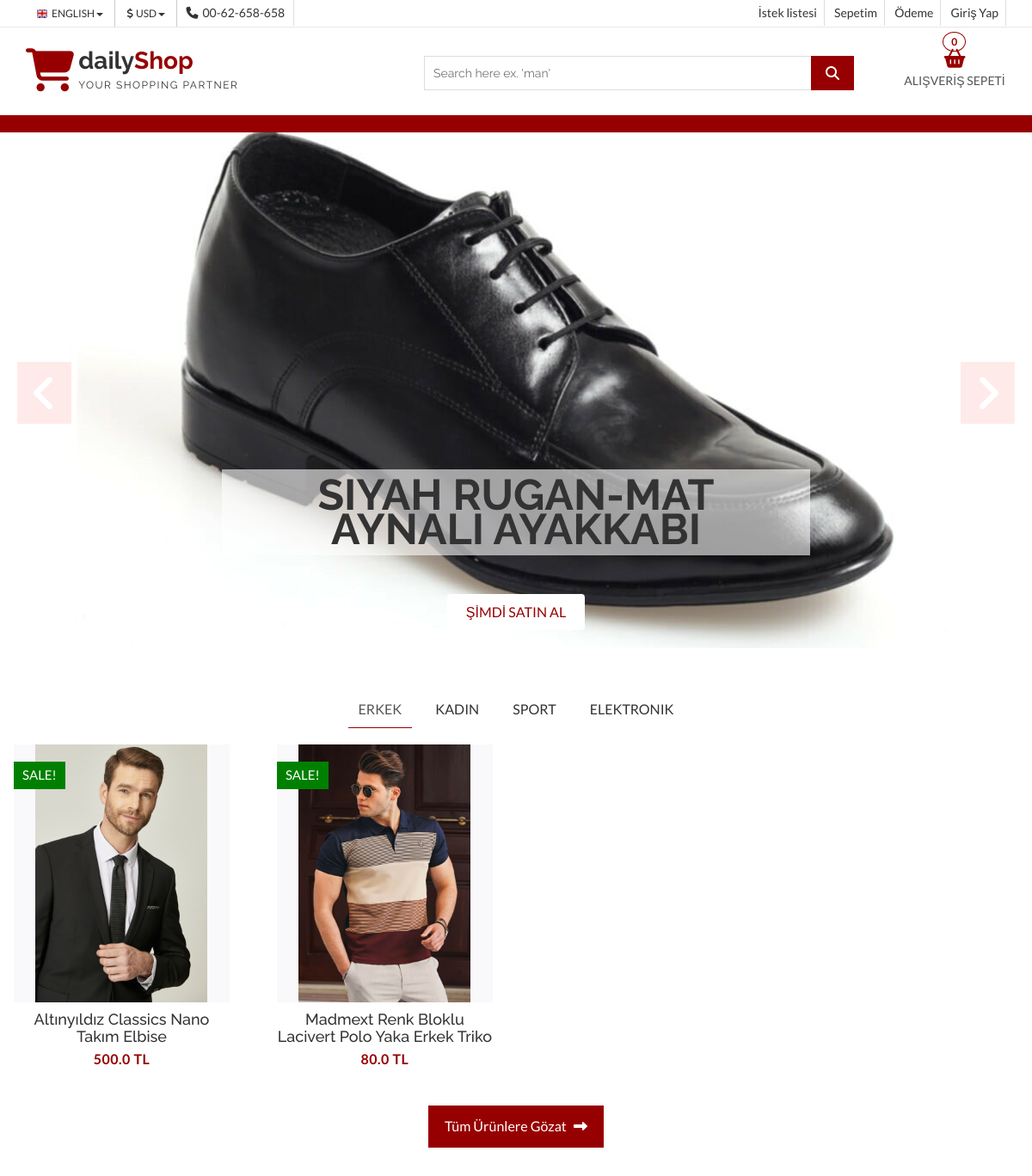
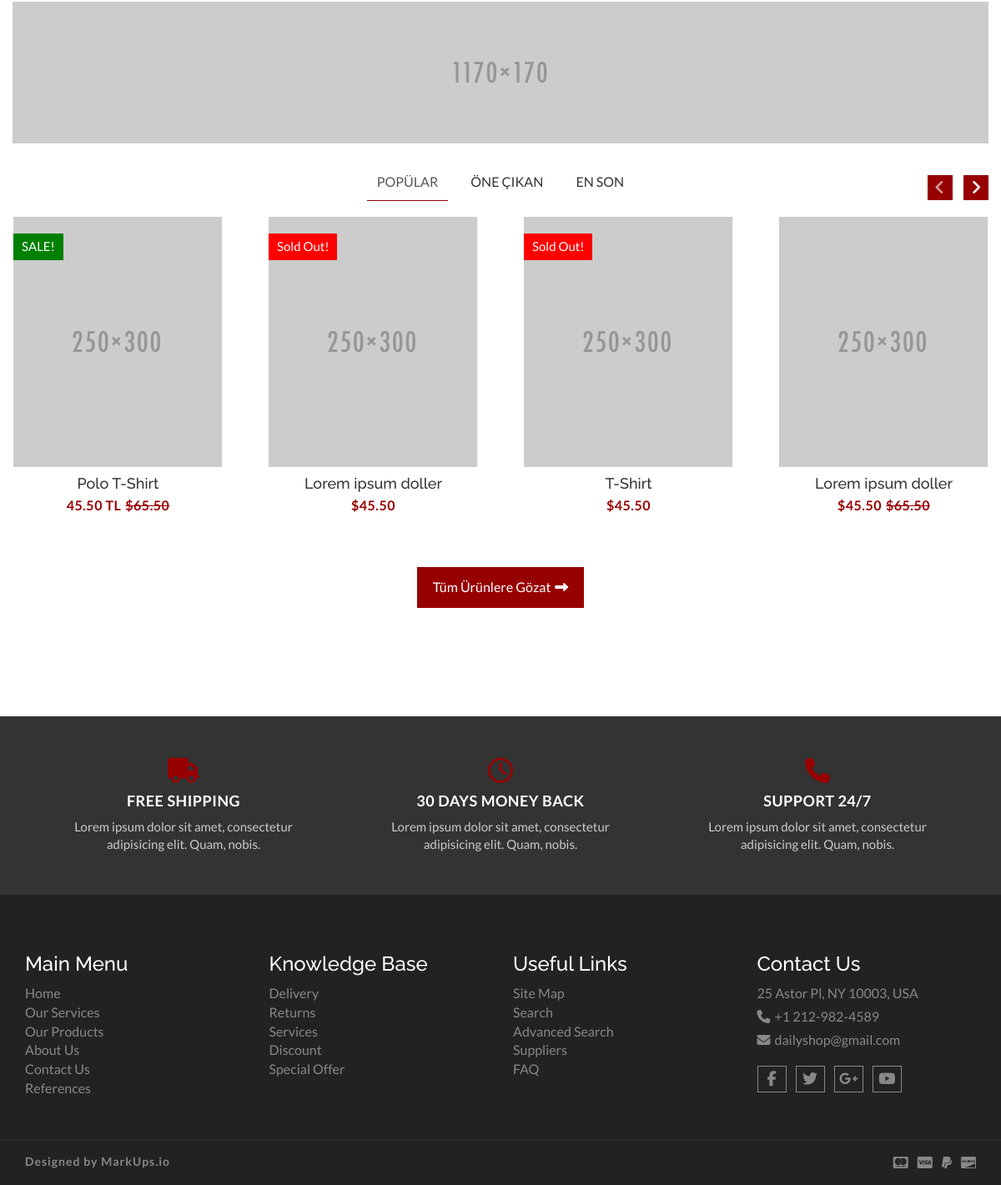
The page / on the database its author committed (2 pictures, top to bottom).
### product/models.py (models this page shows, shortened)
class Product(models.Model):
    STATUS = (
        ('True','Evet'),
        ('False','Hayır'),
    )
    category = models.ForeignKey(Category,on_delete=models.CASCADE)
    title = CharField(max_length=200)
    keywords = CharField(blank = True,max_length=255)
    description = CharField(blank = True,max_length=255)
    image = ImageField(blank = True,upload_to = "images/")
    price = FloatField()
    amount = IntegerField()
    detail = RichTextUploadingField()
    status = CharField(max_length=10,choices=STATUS)
    slug = AutoSlugField(populate_from='title')
    created_at = DateTimeField(auto_now_add=True)
    update_at = DateTimeField(auto_now=True)
    def image_tag(self):
        try:
            return mark_safe(f'<img src="{self.image.url}" alt="image"  height = "50"')
        except Exception:
            return mark_safe(f'<img alt="image field is blank"')
    image_tag.short_description = "Image"

### home/views.py (the view)
# urls.py: path('', views.index, name="index"),
def index(request):
    context = SettingsFunc(request)
    manCategory = Category.objects.get(title = "Erkek")
    womenCategory = Category.objects.get(title = "Kadın")
    sportsCategory = Category.objects.get(title = "Spor")
    electronicCategory = Category.objects.get(title = "Elektronik")
    images = Images.objects.all()
    context['images'] = images
    context['manCategory'] = manCategory
    context['womenCategory'] = womenCategory
    context['sportsProducts'] = PullProducts(sportsCategory)[:4]
    context['sportsCategory'] = sportsCategory
    context['electronicCategory'] = electronicCategory
    context['electronicProducts'] = PullProducts(electronicCategory)[:4]
    context['manProducts'] = PullProducts(manCategory)[:4]
    context['womenProducts'] = PullProducts(womenCategory)[:4]
    context['slideritems'] = Product.objects.order_by('?')[:4]
    return render(request,'index.html',context)

### home/views.py (called while the page is built, shortened)
def SettingsFunc(request):
    setting = Setting.objects.get(pk=1)
    category = Category.objects.all()
    context = {
        'setting' : setting,
        'category':category
    }
    items,total = CookieCart(request)
    context['cart'] = items
    context['total'] = total
    context['CartItemCount'] = len(context['cart'])
    wishList = None
    if request.user.is_authenticated:
        customer = UserProfile.objects.get(user_id=request.user.id)
        wishList = Wishlist.objects.filter(customer_id=customer.id)
        context['wishList'] = [x.product for x in wishList]
    return context

def CookieCart(request):
    items = []
    total = 0
    if request.user.is_authenticated:
        customer = UserProfile.objects.get(user_id=request.user.id)
        items = ShopCart.objects.filter(customer_id= customer.id)
        total = sum([x.amount for x in items])
    else:
        try:
            cart = json.loads(request.COOKIES['cart'])
        except:
            cart = {}
    return items, total

def PullProducts(category):
    Mycategor = [cate for cate in Category.objects.all() if str(category) in str(cate)]
    productslist = []
    for idm in Mycategor:
        try:
            for index in Product.objects.filter(category_id = idm.id):
                productslist.append(index)
        except Exception as e:
            print(e)
    return productslist

### product/models.py (called while the page is built)
    def __str__(self):
        full_path = [self.title]
        k = self.parent
        while k is not None:
            full_path.append(k.title)
            k = k.parent
        return '  --> '.join(full_path[::-1])

### home/templates/index.html (shortened to what this page needs)
{% extends 'homebase.html' %}
{% block slider %} {% include 'slider.html' %} {% endblock slider %}
{% block content %} {% include 'content.html' %}
{% endblock content %}
{% block footer %} {% include 'footer.html' %} {% endblock footer %}

### home/templates/slider.html (shortened to what this page needs)
{% load static %}
{% block slider %}
<section id="aa-slider" style="margin-bottom: 5rem;">
    <div class="aa-slider-area">
        <div id="sequence" class="seq">
            <div class="seq-screen">
                <ul class="seq-canvas">
                    {% for slideritem in slideritems %}
                    <li>
                        <div class="seq-model">
                            <img data-seq src="{{slideritem.image.url}}" alt="Men slide img"/>
                        </div>
                        <div class="seq-title" style="top: 62%;">
                            <h2 data-seq>{{slideritem.title}}</h2>
                            <a data-seq href="/product/{{slideritem.id}}/{{slideritem.slug}}" class="aa-shop-now-btn aa-secondary-btn">ŞİMDİ SATIN AL</a>
                        </div>
                    </li>
                    {% endfor %}
                </ul>
            </div>
            <fieldset class="seq-nav" aria-controls="sequence" aria-label="Slider buttons">
                <a type="button" class="seq-prev" aria-label="Previous"><span class="fa fa-angle-left"></span></a>
                <a type="button" class="seq-next" aria-label="Next"><span class="fa fa-angle-right"></span></a>
            </fieldset>
        </div>
    </div>
</section>
{% endblock slider %}

### home/templates/content/Products.html (shortened to what this page needs)
{% load static %}
<section id="aa-product">
    <div class="container">
        <div class="row">
            <div class="col-md-12">
                <div class="row">
                    <div class="aa-product-area">
                        <div class="aa-product-inner">
                            <ul class="nav nav-tabs aa-products-tab">
                                <li class="active"><a href="#men" data-toggle="tab">Erkek</a></li>
                                <li><a href="#women" data-toggle="tab">Kadın</a></li>
                                <li><a href="#sports" data-toggle="tab">Sport</a></li>
                                <li><a href="#electronics" data-toggle="tab">Elektronik</a></li>
                            </ul>
                            <div class="tab-content">
                                <div class="tab-pane fade in active" id="men">
                                    <ul class="aa-product-catg">
                                        {% for manItem in manProducts %}
                                        <li>
                                            <figure>
                                                <a class="aa-product-img"
                                                    href="/product/{{manItem.id}}/{{manItem.slug}}"><img
                                                        src="{{manItem.image.url}}" alt="polo shirt img"></a>
                                                <figcaption>
                                                    <h4 class="aa-product-title"><a
                                                            href="/product/{{manItem.id}}/{{manItem.slug}}">{{manItem.title}}</a>
                                                    </h4>
                                                    <span class="aa-product-price">{{manItem.price}} TL</span>
                                                </figcaption>
                                            </figure>
                                            <span class="aa-badge aa-sale" href="#">SALE!</span>
                                        </li>
                                        {% endfor %}
                                    </ul>
                                    <a class="aa-browse-btn"
                                        href="/category/{{manCategory.id}}/{{manCategory.slug}}">Tüm Ürünlere Gözat
                                        <span class="fa fa-long-arrow-right"></span></a>
                                </div>
                            </div>
                        </div>
                    </div>
                </div>
            </div>
        </div>
    </div>
</section>

### home/static/css/theme-color/dark-red-theme.css (style rules this page uses)
h2 { color: #970001; }
.aa-secondary-btn { color: #970001; }
.aa-browse-btn { background-color: #970001; border: 1px solid #970001; }
.aa-products-tab li.active a { border-bottom: 1px solid #970001!important; }
.aa-product-catg li .aa-product-price { color: #970001; }

### home/templates/slider.html (style rules this page uses)
.seq-nav a { color: #970001; background-color: rgb(255, 234, 234); }
.seq-model img { object-fit: none; }

### home/templates/content/Products.html (style rules this page uses)
.aa-product-img img { width: 250px !important; height: 300px !important; object-fit: contain; }
.aa-product-catg li { height: 400px; }
.aa-product-catg { width: 1224px; }
.tab-pane { text-align: center; padding-bottom: 35px; }

### rows shown on the page
Product: image (picture), title "SIYAH RUGAN-MAT AYNALI AYAKKABI"
Product: image (picture), title "Altınyıldız Classics Nano Takım Elbise", price "500.0"
Product: image (picture), title "Madmext Renk Bloklu Lacivert Polo Yaka Erkek Triko", price "80.0"

### other values the page prints
{{ CartItemCount }} "0"
